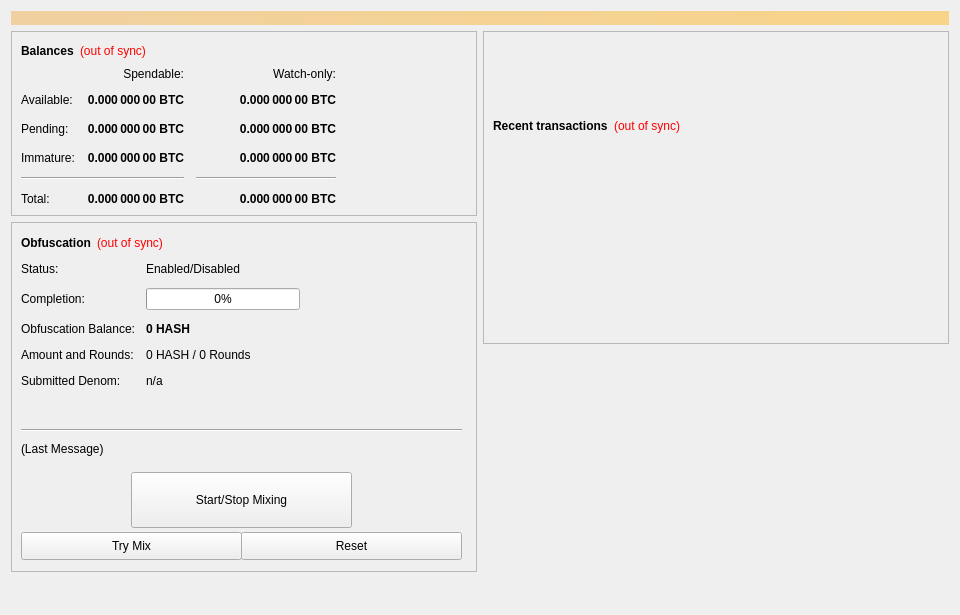
<?xml version="1.0" encoding="UTF-8"?>
<ui version="4.0">
 <class>OverviewPage</class>
 <widget class="QWidget" name="OverviewPage">
  <property name="geometry">
   <rect>
    <x>0</x>
    <y>0</y>
    <width>960</width>
    <height>615</height>
   </rect>
  </property>
  <property name="minimumSize">
   <size>
    <width>960</width>
    <height>0</height>
   </size>
  </property>
  <property name="windowTitle">
   <string>Form</string>
  </property>
  <layout class="QVBoxLayout" name="topLayout">
   <item>
    <widget class="QLabel" name="labelAlerts">
     <property name="visible">
      <bool>false</bool>
     </property>
     <property name="styleSheet">
      <string notr="true">background-color: qlineargradient(x1: 0, y1: 0, x2: 1, y2: 0, stop:0 #F0D0A0, stop:1 #F8D488); color:#000000;</string>
     </property>
     <property name="wordWrap">
      <bool>true</bool>
     </property>
     <property name="margin">
      <number>3</number>
     </property>
    </widget>
   </item>
   <item>
    <layout class="QHBoxLayout" name="horizontalLayout" stretch="1,1">
     <item>
      <layout class="QVBoxLayout" name="verticalLayout_2">
       <item>
        <widget class="QFrame" name="frame">
         <property name="frameShape">
          <enum>QFrame::StyledPanel</enum>
         </property>
         <property name="frameShadow">
          <enum>QFrame::Raised</enum>
         </property>
         <layout class="QVBoxLayout" name="verticalLayout_4">
          <item>
           <layout class="QHBoxLayout" name="horizontalLayout_4">
            <item>
             <widget class="QLabel" name="label_5">
              <property name="font">
               <font>
                <weight>75</weight>
                <bold>true</bold>
               </font>
              </property>
              <property name="text">
               <string>Balances</string>
              </property>
             </widget>
            </item>
            <item>
             <widget class="QLabel" name="labelWalletStatus">
              <property name="cursor">
               <cursorShape>WhatsThisCursor</cursorShape>
              </property>
              <property name="toolTip">
               <string>The displayed information may be out of date. Your wallet automatically synchronizes with the Hash network after a connection is established, but this process has not completed yet.</string>
              </property>
              <property name="styleSheet">
               <string notr="true">QLabel { color: red; }</string>
              </property>
              <property name="text">
               <string notr="true">(out of sync)</string>
              </property>
              <property name="alignment">
               <set>Qt::AlignLeading|Qt::AlignLeft|Qt::AlignVCenter</set>
              </property>
             </widget>
            </item>
            <item>
             <spacer name="horizontalSpacer_3">
              <property name="orientation">
               <enum>Qt::Horizontal</enum>
              </property>
              <property name="sizeHint" stdset="0">
               <size>
                <width>40</width>
                <height>20</height>
               </size>
              </property>
             </spacer>
            </item>
           </layout>
          </item>
          <item>
           <layout class="QGridLayout" name="gridLayout">
            <property name="spacing">
             <number>12</number>
            </property>
            <item row="2" column="2">
             <widget class="QLabel" name="labelWatchPending">
              <property name="font">
               <font>
                <weight>75</weight>
                <bold>true</bold>
               </font>
              </property>
              <property name="cursor">
               <cursorShape>IBeamCursor</cursorShape>
              </property>
              <property name="toolTip">
               <string>Unconfirmed transactions to watch-only addresses</string>
              </property>
              <property name="text">
               <string notr="true">0.000 000 00 BTC</string>
              </property>
              <property name="alignment">
               <set>Qt::AlignRight|Qt::AlignTrailing|Qt::AlignVCenter</set>
              </property>
              <property name="textInteractionFlags">
               <set>Qt::LinksAccessibleByMouse|Qt::TextSelectableByKeyboard|Qt::TextSelectableByMouse</set>
              </property>
             </widget>
            </item>
            <item row="2" column="1">
             <widget class="QLabel" name="labelUnconfirmed">
              <property name="font">
               <font>
                <weight>75</weight>
                <bold>true</bold>
               </font>
              </property>
              <property name="cursor">
               <cursorShape>IBeamCursor</cursorShape>
              </property>
              <property name="toolTip">
               <string>Total of transactions that have yet to be confirmed, and do not yet count toward the spendable balance</string>
              </property>
              <property name="text">
               <string notr="true">0.000 000 00 BTC</string>
              </property>
              <property name="alignment">
               <set>Qt::AlignRight|Qt::AlignTrailing|Qt::AlignVCenter</set>
              </property>
              <property name="textInteractionFlags">
               <set>Qt::LinksAccessibleByMouse|Qt::TextSelectableByKeyboard|Qt::TextSelectableByMouse</set>
              </property>
             </widget>
            </item>
            <item row="3" column="2">
             <widget class="QLabel" name="labelWatchImmature">
              <property name="font">
               <font>
                <weight>75</weight>
                <bold>true</bold>
               </font>
              </property>
              <property name="cursor">
               <cursorShape>IBeamCursor</cursorShape>
              </property>
              <property name="toolTip">
               <string>Staked or masternode rewards in watch-only addresses that has not yet matured</string>
              </property>
              <property name="text">
               <string notr="true">0.000 000 00 BTC</string>
              </property>
              <property name="alignment">
               <set>Qt::AlignRight|Qt::AlignTrailing|Qt::AlignVCenter</set>
              </property>
              <property name="textInteractionFlags">
               <set>Qt::LinksAccessibleByMouse|Qt::TextSelectableByKeyboard|Qt::TextSelectableByMouse</set>
              </property>
             </widget>
            </item>
            <item row="4" column="0" colspan="2">
             <widget class="Line" name="lineSpendableBalance">
              <property name="orientation">
               <enum>Qt::Horizontal</enum>
              </property>
             </widget>
            </item>
            <item row="4" column="2">
             <widget class="Line" name="lineWatchBalance">
              <property name="sizePolicy">
               <sizepolicy hsizetype="Preferred" vsizetype="Fixed">
                <horstretch>0</horstretch>
                <verstretch>0</verstretch>
               </sizepolicy>
              </property>
              <property name="minimumSize">
               <size>
                <width>140</width>
                <height>0</height>
               </size>
              </property>
              <property name="orientation">
               <enum>Qt::Horizontal</enum>
              </property>
             </widget>
            </item>
            <item row="5" column="0">
             <widget class="QLabel" name="labelTotalText">
              <property name="text">
               <string>Total:</string>
              </property>
             </widget>
            </item>
            <item row="3" column="1">
             <widget class="QLabel" name="labelImmature">
              <property name="font">
               <font>
                <weight>75</weight>
                <bold>true</bold>
               </font>
              </property>
              <property name="cursor">
               <cursorShape>IBeamCursor</cursorShape>
              </property>
              <property name="toolTip">
               <string>Staked or masternode rewards that has not yet matured</string>
              </property>
              <property name="text">
               <string notr="true">0.000 000 00 BTC</string>
              </property>
              <property name="alignment">
               <set>Qt::AlignRight|Qt::AlignTrailing|Qt::AlignVCenter</set>
              </property>
              <property name="textInteractionFlags">
               <set>Qt::LinksAccessibleByMouse|Qt::TextSelectableByKeyboard|Qt::TextSelectableByMouse</set>
              </property>
             </widget>
            </item>
            <item row="2" column="3">
             <spacer name="horizontalSpacer_2">
              <property name="orientation">
               <enum>Qt::Horizontal</enum>
              </property>
              <property name="sizeHint" stdset="0">
               <size>
                <width>40</width>
                <height>20</height>
               </size>
              </property>
             </spacer>
            </item>
            <item row="3" column="0">
             <widget class="QLabel" name="labelImmatureText">
              <property name="text">
               <string>Immature:</string>
              </property>
             </widget>
            </item>
            <item row="5" column="1">
             <widget class="QLabel" name="labelTotal">
              <property name="font">
               <font>
                <weight>75</weight>
                <bold>true</bold>
               </font>
              </property>
              <property name="cursor">
               <cursorShape>IBeamCursor</cursorShape>
              </property>
              <property name="toolTip">
               <string>Your current total balance</string>
              </property>
              <property name="text">
               <string notr="true">0.000 000 00 BTC</string>
              </property>
              <property name="alignment">
               <set>Qt::AlignRight|Qt::AlignTrailing|Qt::AlignVCenter</set>
              </property>
              <property name="textInteractionFlags">
               <set>Qt::LinksAccessibleByMouse|Qt::TextSelectableByKeyboard|Qt::TextSelectableByMouse</set>
              </property>
             </widget>
            </item>
            <item row="5" column="2">
             <widget class="QLabel" name="labelWatchTotal">
              <property name="font">
               <font>
                <weight>75</weight>
                <bold>true</bold>
               </font>
              </property>
              <property name="cursor">
               <cursorShape>IBeamCursor</cursorShape>
              </property>
              <property name="toolTip">
               <string>Current total balance in watch-only addresses</string>
              </property>
              <property name="text">
               <string notr="true">0.000 000 00 BTC</string>
              </property>
              <property name="alignment">
               <set>Qt::AlignRight|Qt::AlignTrailing|Qt::AlignVCenter</set>
              </property>
              <property name="textInteractionFlags">
               <set>Qt::LinksAccessibleByMouse|Qt::TextSelectableByKeyboard|Qt::TextSelectableByMouse</set>
              </property>
             </widget>
            </item>
            <item row="0" column="2">
             <widget class="QLabel" name="labelWatchonly">
              <property name="text">
               <string>Watch-only:</string>
              </property>
              <property name="alignment">
               <set>Qt::AlignRight|Qt::AlignTrailing|Qt::AlignVCenter</set>
              </property>
             </widget>
            </item>
            <item row="1" column="0">
             <widget class="QLabel" name="labelBalanceText">
              <property name="text">
               <string>Available:</string>
              </property>
             </widget>
            </item>
            <item row="1" column="1">
             <widget class="QLabel" name="labelBalance">
              <property name="font">
               <font>
                <weight>75</weight>
                <bold>true</bold>
               </font>
              </property>
              <property name="cursor">
               <cursorShape>IBeamCursor</cursorShape>
              </property>
              <property name="toolTip">
               <string>Your current spendable balance</string>
              </property>
              <property name="text">
               <string notr="true">0.000 000 00 BTC</string>
              </property>
              <property name="alignment">
               <set>Qt::AlignRight|Qt::AlignTrailing|Qt::AlignVCenter</set>
              </property>
              <property name="textInteractionFlags">
               <set>Qt::LinksAccessibleByMouse|Qt::TextSelectableByKeyboard|Qt::TextSelectableByMouse</set>
              </property>
             </widget>
            </item>
            <item row="1" column="2">
             <widget class="QLabel" name="labelWatchAvailable">
              <property name="font">
               <font>
                <weight>75</weight>
                <bold>true</bold>
               </font>
              </property>
              <property name="cursor">
               <cursorShape>IBeamCursor</cursorShape>
              </property>
              <property name="toolTip">
               <string>Your current balance in watch-only addresses</string>
              </property>
              <property name="text">
               <string notr="true">0.000 000 00 BTC</string>
              </property>
              <property name="alignment">
               <set>Qt::AlignRight|Qt::AlignTrailing|Qt::AlignVCenter</set>
              </property>
              <property name="textInteractionFlags">
               <set>Qt::LinksAccessibleByMouse|Qt::TextSelectableByKeyboard|Qt::TextSelectableByMouse</set>
              </property>
             </widget>
            </item>
            <item row="2" column="0">
             <widget class="QLabel" name="labelPendingText">
              <property name="text">
               <string>Pending:</string>
              </property>
             </widget>
            </item>
            <item row="0" column="1">
             <widget class="QLabel" name="labelSpendable">
              <property name="text">
               <string>Spendable:</string>
              </property>
              <property name="alignment">
               <set>Qt::AlignRight|Qt::AlignTrailing|Qt::AlignVCenter</set>
              </property>
             </widget>
            </item>
           </layout>
          </item>
         </layout>
        </widget>
       </item>
       <item>
        <widget class="QFrame" name="frameObfuscation">
         <property name="minimumSize">
          <size>
           <width>0</width>
           <height>350</height>
          </size>
         </property>
         <property name="layoutDirection">
          <enum>Qt::LeftToRight</enum>
         </property>
         <property name="frameShape">
          <enum>QFrame::StyledPanel</enum>
         </property>
         <property name="frameShadow">
          <enum>QFrame::Raised</enum>
         </property>
         <widget class="QWidget" name="formLayoutWidget">
          <property name="geometry">
           <rect>
            <x>10</x>
            <y>40</y>
            <width>451</width>
            <height>161</height>
           </rect>
          </property>
          <layout class="QFormLayout" name="formLayout">
           <property name="fieldGrowthPolicy">
            <enum>QFormLayout::AllNonFixedFieldsGrow</enum>
           </property>
           <property name="horizontalSpacing">
            <number>11</number>
           </property>
           <property name="verticalSpacing">
            <number>12</number>
           </property>
           <item row="0" column="0">
            <widget class="QLabel" name="label_6">
             <property name="text">
              <string>Status:</string>
             </property>
            </widget>
           </item>
           <item row="1" column="0">
            <widget class="QLabel" name="label_7">
             <property name="text">
              <string>Completion:</string>
             </property>
            </widget>
           </item>
           <item row="1" column="1">
            <widget class="QProgressBar" name="obfuscationProgress">
             <property name="maximumSize">
              <size>
               <width>154</width>
               <height>16777215</height>
              </size>
             </property>
             <property name="value">
              <number>0</number>
             </property>
            </widget>
           </item>
           <item row="2" column="0">
            <widget class="QLabel" name="labelAnonymizedText">
             <property name="text">
              <string>Obfuscation Balance:</string>
             </property>
            </widget>
           </item>
           <item row="2" column="1">
            <widget class="QLabel" name="labelAnonymized">
             <property name="font">
              <font>
               <weight>75</weight>
               <bold>true</bold>
              </font>
             </property>
             <property name="text">
              <string notr="true">0 HASH</string>
             </property>
            </widget>
           </item>
           <item row="3" column="0">
            <widget class="QLabel" name="label_8">
             <property name="text">
              <string>Amount and Rounds:</string>
             </property>
            </widget>
           </item>
           <item row="3" column="1">
            <widget class="QLabel" name="labelAmountRounds">
             <property name="text">
              <string>0 HASH / 0 Rounds</string>
             </property>
            </widget>
           </item>
           <item row="4" column="0">
            <widget class="QLabel" name="label_9">
             <property name="text">
              <string>Submitted Denom:</string>
             </property>
            </widget>
           </item>
           <item row="4" column="1">
            <widget class="QLabel" name="labelSubmittedDenom">
             <property name="toolTip">
              <string>The denominations you submitted to the Masternode.&lt;br&gt;To mix, other users must submit the exact same denominations.</string>
             </property>
             <property name="text">
              <string>n/a</string>
             </property>
            </widget>
           </item>
           <item row="0" column="1">
            <widget class="QLabel" name="obfuscationEnabled">
             <property name="text">
              <string>Enabled/Disabled</string>
             </property>
            </widget>
           </item>
          </layout>
         </widget>
         <widget class="QPushButton" name="runAutoDenom">
          <property name="geometry">
           <rect>
            <x>251</x>
            <y>17</y>
            <width>1</width>
            <height>1</height>
           </rect>
          </property>
          <property name="palette">
           <palette>
            <active>
             <colorrole role="WindowText">
              <brush brushstyle="SolidPattern">
               <color alpha="255">
                <red>0</red>
                <green>0</green>
                <blue>0</blue>
               </color>
              </brush>
             </colorrole>
             <colorrole role="Button">
              <brush brushstyle="SolidPattern">
               <color alpha="255">
                <red>239</red>
                <green>238</green>
                <blue>238</blue>
               </color>
              </brush>
             </colorrole>
             <colorrole role="Light">
              <brush brushstyle="SolidPattern">
               <color alpha="255">
                <red>255</red>
                <green>255</green>
                <blue>255</blue>
               </color>
              </brush>
             </colorrole>
             <colorrole role="Midlight">
              <brush brushstyle="SolidPattern">
               <color alpha="255">
                <red>247</red>
                <green>246</green>
                <blue>246</blue>
               </color>
              </brush>
             </colorrole>
             <colorrole role="Dark">
              <brush brushstyle="SolidPattern">
               <color alpha="255">
                <red>119</red>
                <green>119</green>
                <blue>119</blue>
               </color>
              </brush>
             </colorrole>
             <colorrole role="Mid">
              <brush brushstyle="SolidPattern">
               <color alpha="255">
                <red>159</red>
                <green>159</green>
                <blue>159</blue>
               </color>
              </brush>
             </colorrole>
             <colorrole role="Text">
              <brush brushstyle="SolidPattern">
               <color alpha="255">
                <red>0</red>
                <green>0</green>
                <blue>0</blue>
               </color>
              </brush>
             </colorrole>
             <colorrole role="BrightText">
              <brush brushstyle="SolidPattern">
               <color alpha="255">
                <red>255</red>
                <green>255</green>
                <blue>255</blue>
               </color>
              </brush>
             </colorrole>
             <colorrole role="ButtonText">
              <brush brushstyle="SolidPattern">
               <color alpha="255">
                <red>0</red>
                <green>0</green>
                <blue>0</blue>
               </color>
              </brush>
             </colorrole>
             <colorrole role="Base">
              <brush brushstyle="SolidPattern">
               <color alpha="255">
                <red>255</red>
                <green>255</green>
                <blue>255</blue>
               </color>
              </brush>
             </colorrole>
             <colorrole role="Window">
              <brush brushstyle="SolidPattern">
               <color alpha="255">
                <red>239</red>
                <green>238</green>
                <blue>238</blue>
               </color>
              </brush>
             </colorrole>
             <colorrole role="Shadow">
              <brush brushstyle="SolidPattern">
               <color alpha="255">
                <red>0</red>
                <green>0</green>
                <blue>0</blue>
               </color>
              </brush>
             </colorrole>
             <colorrole role="AlternateBase">
              <brush brushstyle="SolidPattern">
               <color alpha="255">
                <red>247</red>
                <green>246</green>
                <blue>246</blue>
               </color>
              </brush>
             </colorrole>
             <colorrole role="ToolTipBase">
              <brush brushstyle="SolidPattern">
               <color alpha="255">
                <red>255</red>
                <green>255</green>
                <blue>220</blue>
               </color>
              </brush>
             </colorrole>
             <colorrole role="ToolTipText">
              <brush brushstyle="SolidPattern">
               <color alpha="255">
                <red>0</red>
                <green>0</green>
                <blue>0</blue>
               </color>
              </brush>
             </colorrole>
            </active>
            <inactive>
             <colorrole role="WindowText">
              <brush brushstyle="SolidPattern">
               <color alpha="255">
                <red>0</red>
                <green>0</green>
                <blue>0</blue>
               </color>
              </brush>
             </colorrole>
             <colorrole role="Button">
              <brush brushstyle="SolidPattern">
               <color alpha="255">
                <red>239</red>
                <green>238</green>
                <blue>238</blue>
               </color>
              </brush>
             </colorrole>
             <colorrole role="Light">
              <brush brushstyle="SolidPattern">
               <color alpha="255">
                <red>255</red>
                <green>255</green>
                <blue>255</blue>
               </color>
              </brush>
             </colorrole>
             <colorrole role="Midlight">
              <brush brushstyle="SolidPattern">
               <color alpha="255">
                <red>247</red>
                <green>246</green>
                <blue>246</blue>
               </color>
              </brush>
             </colorrole>
             <colorrole role="Dark">
              <brush brushstyle="SolidPattern">
               <color alpha="255">
                <red>119</red>
                <green>119</green>
                <blue>119</blue>
               </color>
              </brush>
             </colorrole>
             <colorrole role="Mid">
              <brush brushstyle="SolidPattern">
               <color alpha="255">
                <red>159</red>
                <green>159</green>
                <blue>159</blue>
               </color>
              </brush>
             </colorrole>
             <colorrole role="Text">
              <brush brushstyle="SolidPattern">
               <color alpha="255">
                <red>0</red>
                <green>0</green>
                <blue>0</blue>
               </color>
              </brush>
             </colorrole>
             <colorrole role="BrightText">
              <brush brushstyle="SolidPattern">
               <color alpha="255">
                <red>255</red>
                <green>255</green>
                <blue>255</blue>
               </color>
              </brush>
             </colorrole>
             <colorrole role="ButtonText">
              <brush brushstyle="SolidPattern">
               <color alpha="255">
                <red>0</red>
                <green>0</green>
                <blue>0</blue>
               </color>
              </brush>
             </colorrole>
             <colorrole role="Base">
              <brush brushstyle="SolidPattern">
               <color alpha="255">
                <red>255</red>
                <green>255</green>
                <blue>255</blue>
               </color>
              </brush>
             </colorrole>
             <colorrole role="Window">
              <brush brushstyle="SolidPattern">
               <color alpha="255">
                <red>239</red>
                <green>238</green>
                <blue>238</blue>
               </color>
              </brush>
             </colorrole>
             <colorrole role="Shadow">
              <brush brushstyle="SolidPattern">
               <color alpha="255">
                <red>0</red>
                <green>0</green>
                <blue>0</blue>
               </color>
              </brush>
             </colorrole>
             <colorrole role="AlternateBase">
              <brush brushstyle="SolidPattern">
               <color alpha="255">
                <red>247</red>
                <green>246</green>
                <blue>246</blue>
               </color>
              </brush>
             </colorrole>
             <colorrole role="ToolTipBase">
              <brush brushstyle="SolidPattern">
               <color alpha="255">
                <red>255</red>
                <green>255</green>
                <blue>220</blue>
               </color>
              </brush>
             </colorrole>
             <colorrole role="ToolTipText">
              <brush brushstyle="SolidPattern">
               <color alpha="255">
                <red>0</red>
                <green>0</green>
                <blue>0</blue>
               </color>
              </brush>
             </colorrole>
            </inactive>
            <disabled>
             <colorrole role="WindowText">
              <brush brushstyle="SolidPattern">
               <color alpha="255">
                <red>119</red>
                <green>119</green>
                <blue>119</blue>
               </color>
              </brush>
             </colorrole>
             <colorrole role="Button">
              <brush brushstyle="SolidPattern">
               <color alpha="255">
                <red>239</red>
                <green>238</green>
                <blue>238</blue>
               </color>
              </brush>
             </colorrole>
             <colorrole role="Light">
              <brush brushstyle="SolidPattern">
               <color alpha="255">
                <red>255</red>
                <green>255</green>
                <blue>255</blue>
               </color>
              </brush>
             </colorrole>
             <colorrole role="Midlight">
              <brush brushstyle="SolidPattern">
               <color alpha="255">
                <red>247</red>
                <green>246</green>
                <blue>246</blue>
               </color>
              </brush>
             </colorrole>
             <colorrole role="Dark">
              <brush brushstyle="SolidPattern">
               <color alpha="255">
                <red>119</red>
                <green>119</green>
                <blue>119</blue>
               </color>
              </brush>
             </colorrole>
             <colorrole role="Mid">
              <brush brushstyle="SolidPattern">
               <color alpha="255">
                <red>159</red>
                <green>159</green>
                <blue>159</blue>
               </color>
              </brush>
             </colorrole>
             <colorrole role="Text">
              <brush brushstyle="SolidPattern">
               <color alpha="255">
                <red>119</red>
                <green>119</green>
                <blue>119</blue>
               </color>
              </brush>
             </colorrole>
             <colorrole role="BrightText">
              <brush brushstyle="SolidPattern">
               <color alpha="255">
                <red>255</red>
                <green>255</green>
                <blue>255</blue>
               </color>
              </brush>
             </colorrole>
             <colorrole role="ButtonText">
              <brush brushstyle="SolidPattern">
               <color alpha="255">
                <red>119</red>
                <green>119</green>
                <blue>119</blue>
               </color>
              </brush>
             </colorrole>
             <colorrole role="Base">
              <brush brushstyle="SolidPattern">
               <color alpha="255">
                <red>239</red>
                <green>238</green>
                <blue>238</blue>
               </color>
              </brush>
             </colorrole>
             <colorrole role="Window">
              <brush brushstyle="SolidPattern">
               <color alpha="255">
                <red>239</red>
                <green>238</green>
                <blue>238</blue>
               </color>
              </brush>
             </colorrole>
             <colorrole role="Shadow">
              <brush brushstyle="SolidPattern">
               <color alpha="255">
                <red>0</red>
                <green>0</green>
                <blue>0</blue>
               </color>
              </brush>
             </colorrole>
             <colorrole role="AlternateBase">
              <brush brushstyle="SolidPattern">
               <color alpha="255">
                <red>239</red>
                <green>238</green>
                <blue>238</blue>
               </color>
              </brush>
             </colorrole>
             <colorrole role="ToolTipBase">
              <brush brushstyle="SolidPattern">
               <color alpha="255">
                <red>255</red>
                <green>255</green>
                <blue>220</blue>
               </color>
              </brush>
             </colorrole>
             <colorrole role="ToolTipText">
              <brush brushstyle="SolidPattern">
               <color alpha="255">
                <red>0</red>
                <green>0</green>
                <blue>0</blue>
               </color>
              </brush>
             </colorrole>
            </disabled>
           </palette>
          </property>
          <property name="focusPolicy">
           <enum>Qt::NoFocus</enum>
          </property>
          <property name="autoFillBackground">
           <bool>true</bool>
          </property>
          <property name="text">
           <string/>
          </property>
          <property name="flat">
           <bool>true</bool>
          </property>
         </widget>
         <widget class="QPushButton" name="toggleObfuscation">
          <property name="geometry">
           <rect>
            <x>120</x>
            <y>250</y>
            <width>221</width>
            <height>56</height>
           </rect>
          </property>
          <property name="sizePolicy">
           <sizepolicy hsizetype="MinimumExpanding" vsizetype="Fixed">
            <horstretch>0</horstretch>
            <verstretch>0</verstretch>
           </sizepolicy>
          </property>
          <property name="text">
           <string>Start/Stop Mixing</string>
          </property>
         </widget>
         <widget class="Line" name="lineLastMessage">
          <property name="geometry">
           <rect>
            <x>10</x>
            <y>200</y>
            <width>441</width>
            <height>16</height>
           </rect>
          </property>
          <property name="orientation">
           <enum>Qt::Horizontal</enum>
          </property>
         </widget>
         <widget class="QLabel" name="obfuscationStatus">
          <property name="geometry">
           <rect>
            <x>10</x>
            <y>220</y>
            <width>451</width>
            <height>61</height>
           </rect>
          </property>
          <property name="minimumSize">
           <size>
            <width>288</width>
            <height>43</height>
           </size>
          </property>
          <property name="text">
           <string>(Last Message)</string>
          </property>
          <property name="alignment">
           <set>Qt::AlignLeading|Qt::AlignLeft|Qt::AlignTop</set>
          </property>
          <property name="wordWrap">
           <bool>true</bool>
          </property>
         </widget>
         <widget class="QPushButton" name="obfuscationAuto">
          <property name="geometry">
           <rect>
            <x>10</x>
            <y>310</y>
            <width>221</width>
            <height>28</height>
           </rect>
          </property>
          <property name="sizePolicy">
           <sizepolicy hsizetype="MinimumExpanding" vsizetype="Fixed">
            <horstretch>0</horstretch>
            <verstretch>0</verstretch>
           </sizepolicy>
          </property>
          <property name="toolTip">
           <string>Try to manually submit a Obfuscation request.</string>
          </property>
          <property name="text">
           <string>Try Mix</string>
          </property>
         </widget>
         <widget class="QPushButton" name="obfuscationReset">
          <property name="geometry">
           <rect>
            <x>230</x>
            <y>310</y>
            <width>221</width>
            <height>28</height>
           </rect>
          </property>
          <property name="sizePolicy">
           <sizepolicy hsizetype="MinimumExpanding" vsizetype="Fixed">
            <horstretch>0</horstretch>
            <verstretch>0</verstretch>
           </sizepolicy>
          </property>
          <property name="toolTip">
           <string>Reset the current status of Obfuscation (can interrupt Obfuscation if it's in the process of Mixing, which can cost you money!)</string>
          </property>
          <property name="autoFillBackground">
           <bool>false</bool>
          </property>
          <property name="text">
           <string>Reset</string>
          </property>
         </widget>
         <widget class="QWidget" name="layoutWidget">
          <property name="geometry">
           <rect>
            <x>10</x>
            <y>10</y>
            <width>431</width>
            <height>22</height>
           </rect>
          </property>
          <layout class="QHBoxLayout" name="horizontalLayout_5">
           <item>
            <widget class="QLabel" name="label_2">
             <property name="font">
              <font>
               <weight>75</weight>
               <bold>true</bold>
              </font>
             </property>
             <property name="text">
              <string>Obfuscation</string>
             </property>
            </widget>
           </item>
           <item>
            <widget class="QLabel" name="labelObfuscationSyncStatus">
             <property name="toolTip">
              <string>The displayed information may be out of date. Your wallet automatically synchronizes with the Hash network after a connection is established, but this process has not completed yet.</string>
             </property>
             <property name="styleSheet">
              <string notr="true">QLabel { color: red; }</string>
             </property>
             <property name="text">
              <string notr="true">(out of sync)</string>
             </property>
             <property name="alignment">
              <set>Qt::AlignLeading|Qt::AlignLeft|Qt::AlignVCenter</set>
             </property>
            </widget>
           </item>
           <item>
            <spacer name="horizontalSpacer_4">
             <property name="orientation">
              <enum>Qt::Horizontal</enum>
             </property>
             <property name="sizeHint" stdset="0">
              <size>
               <width>40</width>
               <height>20</height>
              </size>
             </property>
            </spacer>
           </item>
          </layout>
         </widget>
        </widget>
       </item>
       <item>
        <spacer name="verticalSpacer">
         <property name="orientation">
          <enum>Qt::Vertical</enum>
         </property>
         <property name="sizeHint" stdset="0">
          <size>
           <width>20</width>
           <height>40</height>
          </size>
         </property>
        </spacer>
       </item>
      </layout>
     </item>
     <item>
      <layout class="QVBoxLayout" name="verticalLayout_3">
       <item>
        <widget class="QFrame" name="frame_2">
         <property name="frameShape">
          <enum>QFrame::StyledPanel</enum>
         </property>
         <property name="frameShadow">
          <enum>QFrame::Raised</enum>
         </property>
         <layout class="QVBoxLayout" name="verticalLayout">
          <item>
           <spacer name="verticalSpacer_3">
            <property name="orientation">
             <enum>Qt::Vertical</enum>
            </property>
            <property name="sizeType">
             <enum>QSizePolicy::Fixed</enum>
            </property>
            <property name="sizeHint" stdset="0">
             <size>
              <width>20</width>
              <height>75</height>
             </size>
            </property>
           </spacer>
          </item>
          <item>
           <layout class="QHBoxLayout" name="horizontalLayout_2">
            <item>
             <widget class="QLabel" name="label_4">
              <property name="font">
               <font>
                <weight>75</weight>
                <bold>true</bold>
               </font>
              </property>
              <property name="text">
               <string>Recent transactions</string>
              </property>
             </widget>
            </item>
            <item>
             <widget class="QLabel" name="labelTransactionsStatus">
              <property name="cursor">
               <cursorShape>WhatsThisCursor</cursorShape>
              </property>
              <property name="toolTip">
               <string>The displayed information may be out of date. Your wallet automatically synchronizes with the Hash network after a connection is established, but this process has not completed yet.</string>
              </property>
              <property name="styleSheet">
               <string notr="true">QLabel { color: red; }</string>
              </property>
              <property name="text">
               <string notr="true">(out of sync)</string>
              </property>
              <property name="alignment">
               <set>Qt::AlignRight|Qt::AlignTrailing|Qt::AlignVCenter</set>
              </property>
             </widget>
            </item>
            <item>
             <spacer name="horizontalSpacer">
              <property name="orientation">
               <enum>Qt::Horizontal</enum>
              </property>
              <property name="sizeHint" stdset="0">
               <size>
                <width>40</width>
                <height>20</height>
               </size>
              </property>
             </spacer>
            </item>
           </layout>
          </item>
          <item>
           <widget class="QListView" name="listTransactions">
            <property name="styleSheet">
             <string notr="true">QListView { background: transparent; }</string>
            </property>
            <property name="frameShape">
             <enum>QFrame::NoFrame</enum>
            </property>
            <property name="verticalScrollBarPolicy">
             <enum>Qt::ScrollBarAlwaysOff</enum>
            </property>
            <property name="horizontalScrollBarPolicy">
             <enum>Qt::ScrollBarAlwaysOff</enum>
            </property>
            <property name="selectionMode">
             <enum>QAbstractItemView::NoSelection</enum>
            </property>
           </widget>
          </item>
         </layout>
        </widget>
       </item>
       <item>
        <spacer name="verticalSpacer_2">
         <property name="orientation">
          <enum>Qt::Vertical</enum>
         </property>
         <property name="sizeType">
          <enum>QSizePolicy::Expanding</enum>
         </property>
         <property name="sizeHint" stdset="0">
          <size>
           <width>20</width>
           <height>40</height>
          </size>
         </property>
        </spacer>
       </item>
      </layout>
     </item>
    </layout>
   </item>
  </layout>
 </widget>
 <resources/>
 <connections/>
</ui>
